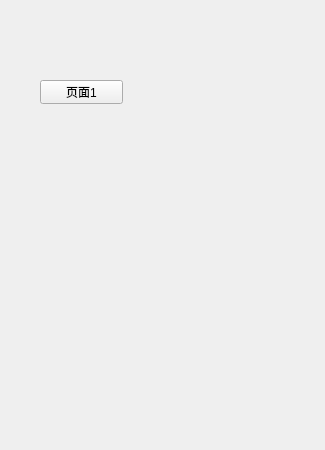
<?xml version="1.0" encoding="UTF-8"?>
<ui version="4.0">
 <class>Page01</class>
 <widget class="QWidget" name="Page01">
  <property name="geometry">
   <rect>
    <x>0</x>
    <y>0</y>
    <width>325</width>
    <height>450</height>
   </rect>
  </property>
  <property name="windowTitle">
   <string>Form</string>
  </property>
  <widget class="QPushButton" name="pushButton">
   <property name="geometry">
    <rect>
     <x>40</x>
     <y>80</y>
     <width>83</width>
     <height>24</height>
    </rect>
   </property>
   <property name="text">
    <string>页面1</string>
   </property>
  </widget>
 </widget>
 <resources/>
 <connections/>
</ui>
